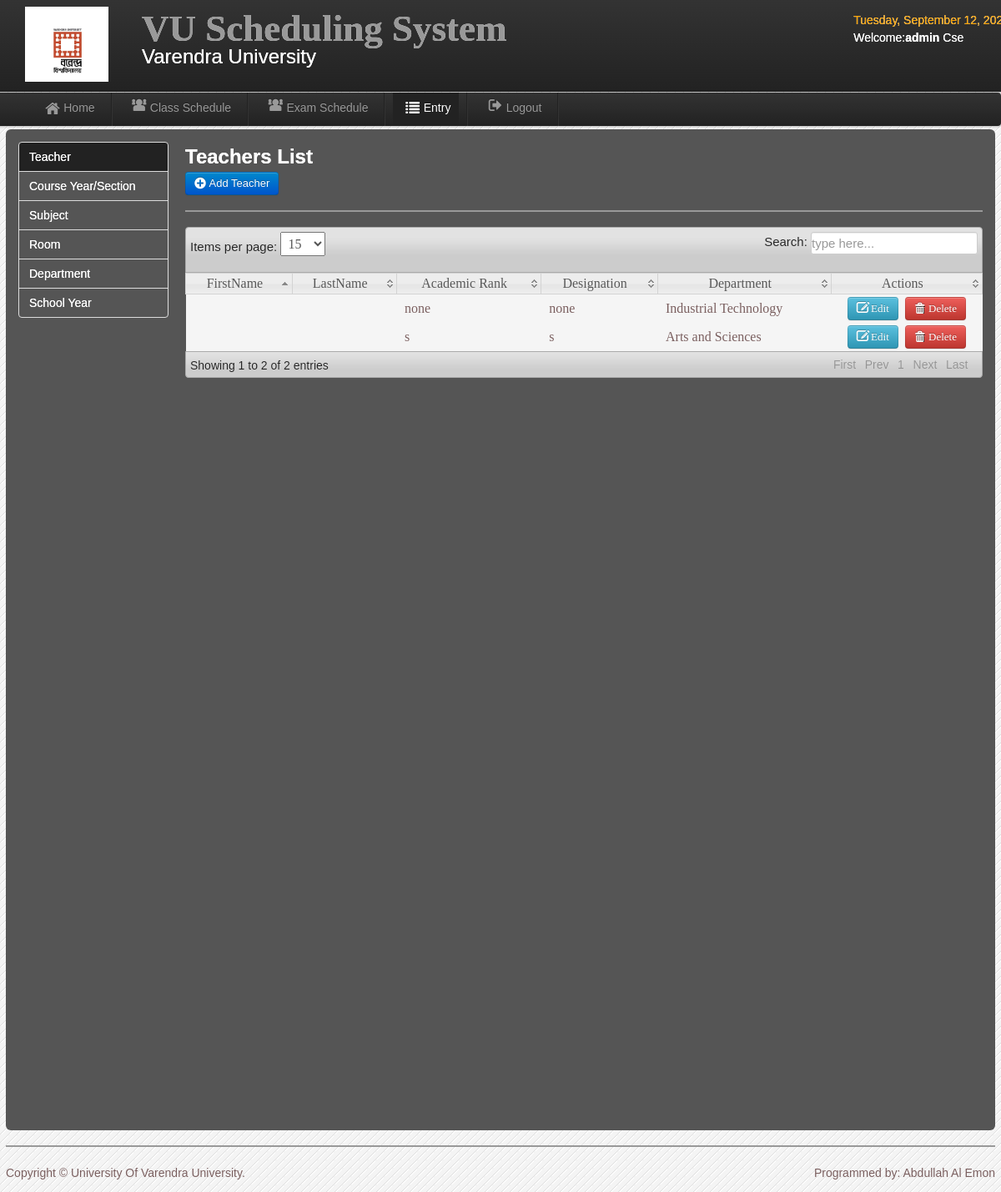
Screenshot of /admin/CIT_record.php (signed in) with the database file from the repository.
### tables this page shows
CREATE TABLE `users` (
  `User_id` int(11) NOT NULL,
  `UserName` varchar(20) NOT NULL,
  `Password` varchar(20) NOT NULL,
  `User_Type` varchar(20) NOT NULL,
  `FirstName` varchar(30) NOT NULL,
  `LastName` varchar(30) NOT NULL,
  `College` varchar(20) NOT NULL
);

CREATE TABLE `teacher` (
  `teacher_id` int(11) NOT NULL,
  `Name` varchar(50) NOT NULL,
  `Academic_Rank` varchar(100) NOT NULL,
  `Designation` varchar(100) NOT NULL,
  `Department` varchar(100) NOT NULL
);

### admin/session.php (called while the page is built, shortened)
<?php
        $id_session=$_SESSION['id'];
?>

### admin/CIT_record.php (the view, shortened to what this page needs)
<?php include('session.php'); include('header.php'); include('dbcon.php');?>
<body>
<?php include('nav-top1.php'); ?>
    <div class="navbar navbar-fixed-top1">
    <div class="navbar-inner">
    <div class="container">
	<div class="marg">
    <ul class="nav">
  <li>
    <a href="user_home.php"><i class="icon-home icon-large"></i>Home</a>
  </li>
   <li class="divider-vertical"></li>
  <li><a href="user_schedule.php"><i class="icon-group icon-large"></i>Class Schedule</a></li>
   <li class="divider-vertical"></li>
    <li><a href="CIT_exam_schedule.php"><i class="icon-group icon-large"></i>Exam Schedule</a></li>
   <li class="divider-vertical"></li>
  <li class="active"><a href="CIT_record.php"><i class="icon-list icon-large"></i>Entry</a></li>
   <li class="divider-vertical"></li>
  <li><a id="logout" data-toggle="modal" href="#myModal"><i class="icon-signout icon-large"></i>Logout</a></li>
   <li class="divider-vertical"></li>
</ul>
    </div>
    </div>
    </div>
    </div>
<div class="wrapper">
<div id="element" class="hero-body">
<div class="left-nav">
<ul class="nav nav-tabs nav-stacked">
  <li class="active"><a href="CIT_record.php"><font color="white">Teacher</font></a></li>
  <li><a href="CIT_course.php"><font color="white">Course Year/Section</font></a></li>
  <li><a href="CIT_subject.php"><font color="white">Subject</font></a></li>
  <li><a href="CIT_room.php"><font color="white">Room</font></a></li>
  <li><a href="CIT_department.php"><font color="white">Department</font></a></li>
  <li><a href="CIT_shool_year.php"><font color="white">School Year</font></a></li>
</ul>
</div>
<div class="right-nav-content">
<h2><font color="white">Teachers List</font></h2>
	<a class="btn btn-primary"  href="CIT_add_teacher.php">  <i class="icon-plus-sign icon-large"></i>&nbsp;Add Teacher</a>
	<hr>
	<table class="users-table">
<div class="demo_jui">
		<table cellpadding="0" cellspacing="0" border="0" class="display" id="log" class="jtable">
			<thead>
				<tr>
				<th>FirstName</th>
				<th>LastName</th>
				<th>Academic Rank</th>
				<th>Designation</th>
				<th>Department</th>
				<th>Actions</th>
				</tr>
			</thead>
			<tbody>
<?php $result=mysqli_query($conn,"select * from teacher") or die(mysqli_error());
while($row=mysqli_fetch_array($result)){ $id=$row['teacher_id'];
 ?>
<tr class="del<?php echo $id ?>">
	<td><?php echo $row['FirstName']; ?></td>
	<td><?php echo $row['LastName']; ?></td>
	<td><?php echo $row['Academic_Rank']; ?></td>
	<td><?php echo $row['Designation']; ?></td>
	<td><?php echo $row['Department']; ?></td>
	<td align="center" width="160">
	<a class="btn btn-info" href="CIT_edit_teacher.php<?php echo '?id='.$id; ?>"><i class="icon-edit icon-large"></i>&nbsp;Edit</a>&nbsp;
	<a class="btn btn-danger1"  id="<?php echo $id; ?>">  <i class="icon-trash icon-large"></i>&nbsp;Delete</a>
</td>
	<?php } ?>
	</tr>
			</tbody>
		</table>
</div>
	</div>
<?php include('footer.php');?>
</div>
</body>

### admin/nav-top1.php
	<div class="navbar navbar-fixed-top">
	<div class="navbar-inner">
	<div class="container">
		<a class="branded">
		<img src="img/vu.jpg" width="100" height="90">
 	</a>
	<a class="brand">
	 <h1>VU Scheduling System</h1>
	 <div class="chmsc_nav"><font size="5" style="Bookman Old Style" color="white">Varendra University</font></div>
 	</a>
<div class="time_top">
<font color="orange">
  <?php
 $Today=date('y:m:d');
$new=date('l, F d, Y',strtotime($Today));
echo $new; ?>
</font>
<?php
$logout_query=mysqli_query($conn,"select * from users where User_id=$id_session");
$row=mysqli_fetch_array($logout_query);
$type=$row['User_Type'];
?>
<p><font color="white">Welcome:<b><?php echo $type;?></b>
<?php echo $row['College'] ?></p></font>
</div>
	</div>
	</div>
	</div>

### admin/css/style.css (style rules this page uses)
* { margin:0; padding:0; }
body { font-family:"Trebuchet MS", "Myriad Pro", Arial, sans-serif; font-size:14px; background:#f4f4f4 url(../img/bg.gif) repeat top left; color:rgb(121, 94, 94); text-shadow:0px 0px 0px #fff;; }
h1 { font-size:45px; }
a { color:#777; }
p { padding:5px 0px; }
.wrapper { width:1186px; margin:10px auto; min-height:550px; }

### admin/css/datatable/demo_table_jui.css (style rules this page uses)
table.display thead th { cursor: pointer; padding: 3px 0 3px 10px; }
table.display { border-collapse: collapse; clear: both; margin: 0 auto; width: 100%; }
table.display td { padding: 3px 10px; }
tr.odd { background-color: #F5F5F5; }
tr.even { background-color: #F5F5F5; }
tr.odd td.sorting_1 { background-color: F5F5F5; }
tr.even td.sorting_1 { background-color: F5F5F5; }

### rows the page displays
users: User_Type "admin", College "Cse"
teacher: Academic_Rank "none", Designation "none", Department "Industrial Technology"
teacher: Academic_Rank "s", Designation "s", Department "Arts and Sciences"
